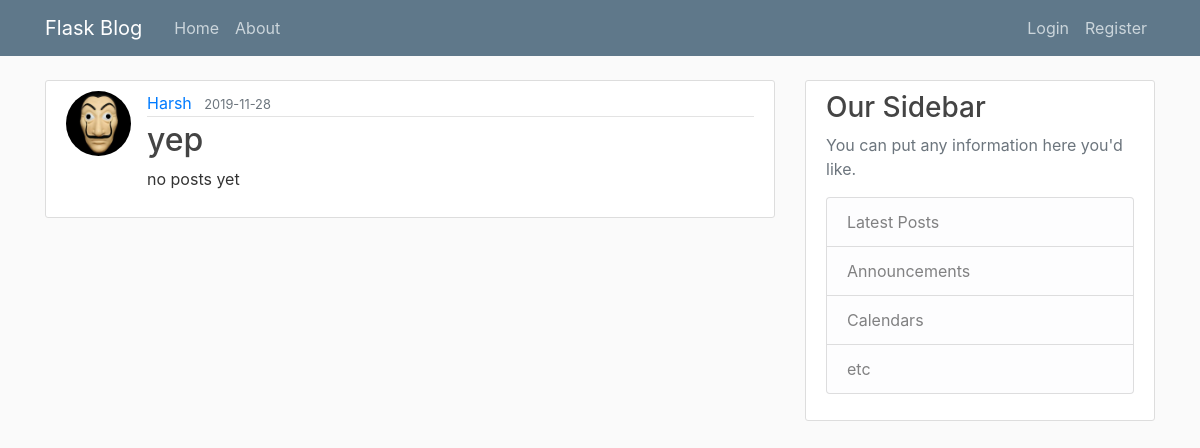
The page /post/9 on the database as committed earlier.
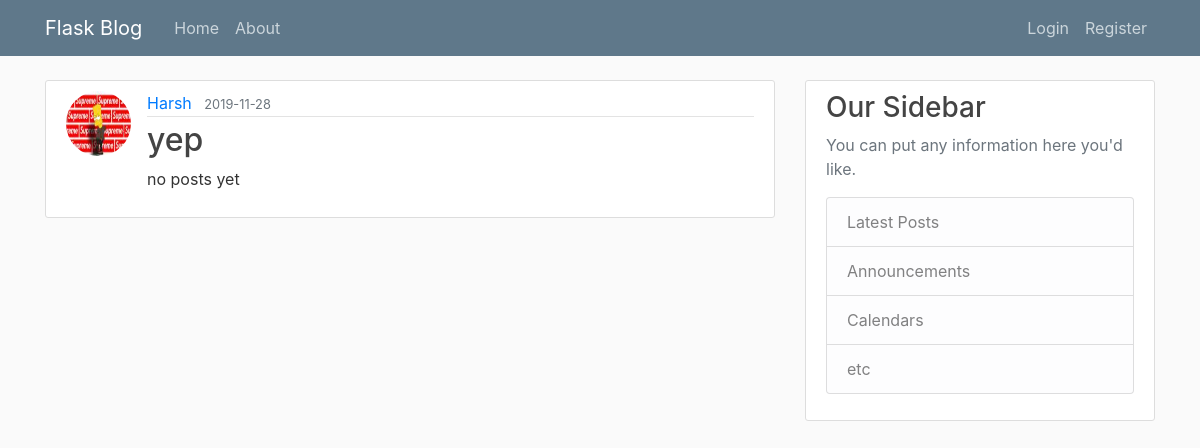
The same page on the database as committed later.
### app/model.py (models this page shows, shortened)
class User(db.Model, UserMixin):
    id = db.Column(db.Integer, primary_key=True)
    username = db.Column(db.String(20), unique=True, nullable=False)
    email = db.Column(db.String(120), unique=True, nullable=False)
    image_profile = db.Column(db.String(120), nullable=False, default='default.jpg')
    password = db.Column(db.String(60), unique=True, nullable=False)
    posts = db.relationship('Post', backref='author', lazy=True)

### app/posts/routes.py (the view)
@posts.route('/post/<int:post_id>')
def post(post_id):
    post = Post.query.get_or_404(post_id)
    return render_template('post.html', title=post.title, post=post)

### app/templates/post.html (shortened to what this page needs)
{% extends "layout.html" %}
{% block content %}
  <article class="media content-section">
    <img class="rounded-circle article-img" src="{{ url_for('static', filename='profile_pic/' + post.author.image_profile) }}">
    <div class="media-body">
      <div class="article-metadata">
        <a class="mr-2" href="{{ url_for('users.user_posts', username=post.author.username) }}">{{ post.author.username }}</a>
        <small class="text-muted">{{ post.date_posted.strftime('%Y-%m-%d') }}</small>
      </div>
      <h2 class="article-title">{{ post.title }}</h2>
      <p class="article-content">{{ post.content }}</p>
    </div>
  </article>
{% endblock content %}

Rows that differ between the two databases and show on the page:
changed User "Harsh": image_profile: picture added in place of a placeholder
